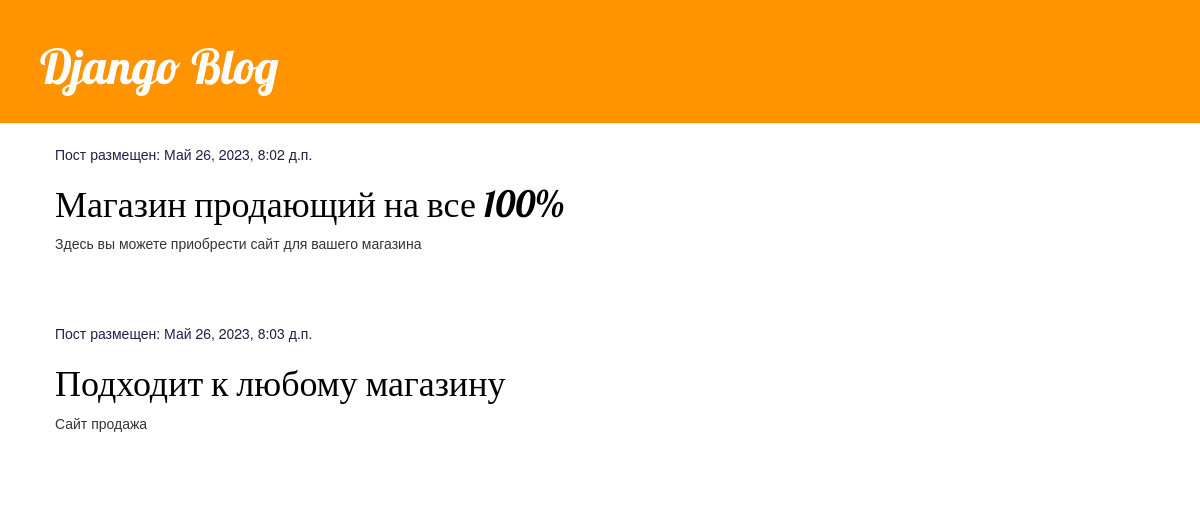
The app's page /, older data.
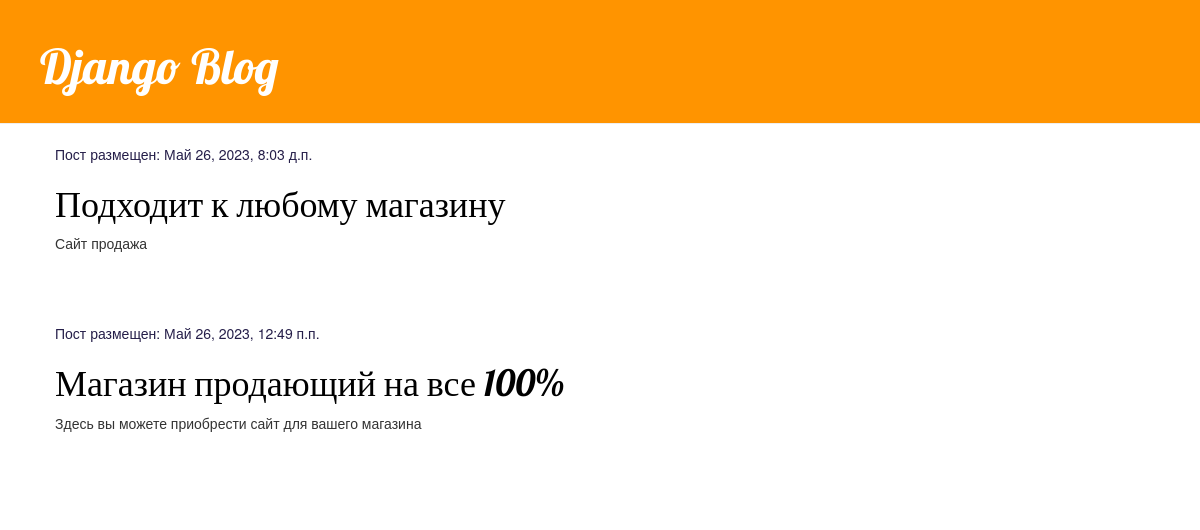
The same page, newer data.
### blog/models.py (models this page shows, shortened)
class Post(models.Model):
    author = models.ForeignKey(settings.AUTH_USER_MODEL, on_delete=models.CASCADE)
    title = models.CharField(max_length=200)
    text = models.TextField()
    created_date = models.DateTimeField(default=timezone.now)
    published_date = models.DateTimeField(blank=True, null=True)

### blog/views.py (the view)
# urls.py: path('', views.post_list, name='post_list'),
def post_list(request):
    posts = Post.objects.filter(published_date__lte=timezone.now()).order_by('published_date')
    return render(request, 'blog/post_list.html', {'posts': posts})

### blog/templates/blog/post_list.html
{% extends 'blog/base.html' %}
{% block content %}
    {% for post in posts %}
        <div class="post">
            <div class="date">
                <p>Пост размещен: {{ post.published_date }}</p>
            </div>
            <h1><a href="{% url 'post_detail' pk=post.pk %}">{{ post.title }}</a></h1>
            <p>{{ post.text|linebreaksbr }}</p>
        </div>
    {% endfor %}
{% endblock %}

Row changes from the older to the newer data that the page shows:
shown differently, row unchanged: Post "Подходит к любому магазину": moves up the list
changed Post "Магазин продающий на все 100%": published_date "Май 26, 2023, 8:02 д.п." → "Май 26, 2023, 12:49 п.п."
